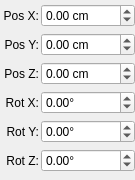
<?xml version="1.0" encoding="UTF-8"?>
<ui version="4.0">
 <class>ExtrinsicWidget</class>
 <widget class="QWidget" name="ExtrinsicWidget">
  <property name="geometry">
   <rect>
    <x>0</x>
    <y>0</y>
    <width>135</width>
    <height>180</height>
   </rect>
  </property>
  <property name="minimumSize">
   <size>
    <width>135</width>
    <height>180</height>
   </size>
  </property>
  <property name="maximumSize">
   <size>
    <width>135</width>
    <height>180</height>
   </size>
  </property>
  <property name="windowTitle">
   <string>Form</string>
  </property>
  <layout class="QGridLayout" name="gridLayout">
   <property name="leftMargin">
    <number>0</number>
   </property>
   <property name="topMargin">
    <number>0</number>
   </property>
   <property name="rightMargin">
    <number>0</number>
   </property>
   <property name="bottomMargin">
    <number>0</number>
   </property>
   <property name="spacing">
    <number>2</number>
   </property>
   <item row="1" column="1">
    <widget class="QDoubleSpinBox" name="ty">
     <property name="suffix">
      <string> cm</string>
     </property>
     <property name="minimum">
      <double>-1000.000000000000000</double>
     </property>
     <property name="maximum">
      <double>1000.000000000000000</double>
     </property>
    </widget>
   </item>
   <item row="3" column="1">
    <widget class="QDoubleSpinBox" name="rx">
     <property name="suffix">
      <string>°</string>
     </property>
     <property name="minimum">
      <double>-89.900000000000006</double>
     </property>
     <property name="maximum">
      <double>89.900000000000006</double>
     </property>
    </widget>
   </item>
   <item row="2" column="0">
    <widget class="QLabel" name="tzlabel">
     <property name="text">
      <string>Pos Z:</string>
     </property>
     <property name="alignment">
      <set>Qt::AlignRight|Qt::AlignTrailing|Qt::AlignVCenter</set>
     </property>
    </widget>
   </item>
   <item row="4" column="1">
    <widget class="QDoubleSpinBox" name="ry">
     <property name="suffix">
      <string>°</string>
     </property>
     <property name="minimum">
      <double>-180.000000000000000</double>
     </property>
     <property name="maximum">
      <double>180.000000000000000</double>
     </property>
    </widget>
   </item>
   <item row="1" column="0">
    <widget class="QLabel" name="tylabel">
     <property name="text">
      <string>Pos Y:</string>
     </property>
     <property name="alignment">
      <set>Qt::AlignRight|Qt::AlignTrailing|Qt::AlignVCenter</set>
     </property>
    </widget>
   </item>
   <item row="4" column="0">
    <widget class="QLabel" name="rylabel">
     <property name="text">
      <string>Rot Y:</string>
     </property>
     <property name="alignment">
      <set>Qt::AlignRight|Qt::AlignTrailing|Qt::AlignVCenter</set>
     </property>
    </widget>
   </item>
   <item row="5" column="1">
    <widget class="QDoubleSpinBox" name="rz">
     <property name="suffix">
      <string>°</string>
     </property>
     <property name="minimum">
      <double>-89.900000000000006</double>
     </property>
     <property name="maximum">
      <double>89.900000000000006</double>
     </property>
    </widget>
   </item>
   <item row="5" column="0">
    <widget class="QLabel" name="rzlabel">
     <property name="text">
      <string>Rot Z:</string>
     </property>
     <property name="alignment">
      <set>Qt::AlignRight|Qt::AlignTrailing|Qt::AlignVCenter</set>
     </property>
    </widget>
   </item>
   <item row="0" column="0">
    <widget class="QLabel" name="txlabel">
     <property name="text">
      <string>Pos X:</string>
     </property>
     <property name="alignment">
      <set>Qt::AlignRight|Qt::AlignTrailing|Qt::AlignVCenter</set>
     </property>
    </widget>
   </item>
   <item row="3" column="0">
    <widget class="QLabel" name="rxlabel">
     <property name="text">
      <string>Rot X:</string>
     </property>
     <property name="alignment">
      <set>Qt::AlignRight|Qt::AlignTrailing|Qt::AlignVCenter</set>
     </property>
    </widget>
   </item>
   <item row="0" column="1">
    <widget class="QDoubleSpinBox" name="tx">
     <property name="suffix">
      <string> cm</string>
     </property>
     <property name="minimum">
      <double>-1000.000000000000000</double>
     </property>
     <property name="maximum">
      <double>1000.000000000000000</double>
     </property>
    </widget>
   </item>
   <item row="2" column="1">
    <widget class="QDoubleSpinBox" name="tz">
     <property name="suffix">
      <string> cm</string>
     </property>
     <property name="minimum">
      <double>-1000.000000000000000</double>
     </property>
     <property name="maximum">
      <double>1000.000000000000000</double>
     </property>
    </widget>
   </item>
  </layout>
 </widget>
 <resources/>
 <connections/>
</ui>
